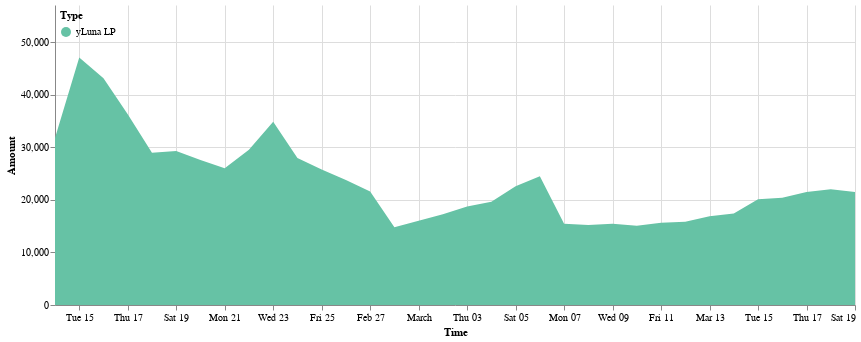

Write notebook code for a chart like this one.
### Code cell
cp.get_yluna_time_area_chart(daily_delta_lp, 
               alt.Scale(scheme='set2'),
               min_date = daily_delta_stk.Time.min(),
               max_date = daily_delta_stk.Time.max(),
               top_padding = 10000
        ).properties(width=800).configure_view(strokeOpacity=0)

### Figure 1 — Vega-Lite specification as saved in the notebook (floating-point values rounded to 4 significant figures)
{"config": {"view": {"continuousWidth": 400, "continuousHeight": 300, "strokeOpacity": 0}}, "data": {"name": "data-7aeab966261ace003639b04147355e3a"}, "mark": "area", "encoding": {"color": {"field": "Type", "legend": {"direction": "vertical", "legendY": 0, "orient": "none", "padding": 5}, "scale": {"scheme": "set2"}, "type": "nominal"}, "tooltip": [{"field": "Time", "format": "%Y-%m-%d", "type": "temporal"}, {"field": "Type", "type": "nominal"}, {"field": "Amount (millions)", "type": "nominal"}], "x": {"field": "Time", "scale": {"domain": ["2022-02-14", "2022-03-19"]}, "type": "temporal"}, "y": {"field": "Amount", "scale": {"domain": [0, 57060.0]}, "type": "quantitative"}}, "width": 800, "$schema": "https://vega.github.io/schema/vega-lite/v4.17.0.json", "datasets": {"data-7aeab966261ace003639b04147355e3a": [{"Time": "2022-02-14", "Amount signed": 31760.0, "Amount": 31760.0, "Type": "yLuna LP", "Amount (millions)": "0.03M"}, {"Time": "2022-02-15", "Amount signed": 15300.0, "Amount": 47060.0, "Type": "yLuna LP", "Amount (millions)": "0.05M"}, {"Time": "2022-02-16", "Amount signed": -3950.0, "Amount": 43110.0, "Type": "yLuna LP", "Amount (millions)": "0.04M"}, {"Time": "2022-02-17", "Amount signed": -6835.0, "Amount": 36280.0, "Type": "yLuna LP", "Amount (millions)": "0.04M"}, {"Time": "2022-02-18", "Amount signed": -7339.0, "Amount": 28940.0, "Type": "yLuna LP", "Amount (millions)": "0.03M"}, {"Time": "2022-02-19", "Amount signed": 337.5, "Amount": 29280.0, "Type": "yLuna LP", "Amount (millions)": "0.03M"}, {"Time": "2022-02-20", "Amount signed": -1702.0, "Amount": 27570.0, "Type": "yLuna LP", "Amount (millions)": "0.03M"}, {"Time": "2022-02-21", "Amount signed": -1555.0, "Amount": 26020.0, "Type": "yLuna LP", "Amount (millions)": "0.03M"}, {"Time": "2022-02-22", "Amount signed": 3529.0, "Amount": 29550.0, "Type": "yLuna LP", "Amount (millions)": "0.03M"}, {"Time": "2022-02-23", "Amount signed": 5291.0, "Amount": 34840.0, "Type": "yLuna LP", "Amount (millions)": "0.03M"}, {"Time": "2022-02-24", "Amount signed": -6881.0, "Amount": 27960.0, "Type": "yLuna LP", "Amount (millions)": "0.03M"}, {"Time": "2022-02-25", "Amount signed": -2172.0, "Amount": 25790.0, "Type": "yLuna LP", "Amount (millions)": "0.03M"}, {"Time": "2022-02-26", "Amount signed": -2032.0, "Amount": 23750.0, "Type": "yLuna LP", "Amount (millions)": "0.02M"}, {"Time": "2022-02-27", "Amount signed": -2167.0, "Amount": 21590.0, "Type": "yLuna LP", "Amount (millions)": "0.02M"}, {"Time": "2022-02-28", "Amount signed": -6805.0, "Amount": 14780.0, "Type": "yLuna LP", "Amount (millions)": "0.01M"}, {"Time": "2022-03-01", "Amount signed": 1266.0, "Amount": 16050.0, "Type": "yLuna LP", "Amount (millions)": "0.02M"}, {"Time": "2022-03-02", "Amount signed": 1194.0, "Amount": 17240.0, "Type": "yLuna LP", "Amount (millions)": "0.02M"}, {"Time": "2022-03-03", "Amount signed": 1485.0, "Amount": 18730.0, "Type": "yLuna LP", "Amount (millions)": "0.02M"}, {"Time": "2022-03-04", "Amount signed": 900.4, "Amount": 19630.0, "Type": "yLuna LP", "Amount (millions)": "0.02M"}, {"Time": "2022-03-05", "Amount signed": 2973.0, "Amount": 22600.0, "Type": "yLuna LP", "Amount (millions)": "0.02M"}, {"Time": "2022-03-06", "Amount signed": 1880.0, "Amount": 24480.0, "Type": "yLuna LP", "Amount (millions)": "0.02M"}, {"Time": "2022-03-07", "Amount signed": -9021.0, "Amount": 15460.0, "Type": "yLuna LP", "Amount (millions)": "0.02M"}, {"Time": "2022-03-08", "Amount signed": -254.8, "Amount": 15200.0, "Type": "yLuna LP", "Amount (millions)": "0.02M"}, {"Time": "2022-03-09", "Amount signed": 238.1, "Amount": 15440.0, "Type": "yLuna LP", "Amount (millions)": "0.02M"}, {"Time": "2022-03-10", "Amount signed": -356.0, "Amount": 15090.0, "Type": "yLuna LP", "Amount (millions)": "0.02M"}, {"Time": "2022-03-11", "Amount signed": 551.2, "Amount": 15640.0, "Type": "yLuna LP", "Amount (millions)": "0.02M"}, {"Time": "2022-03-12", "Amount signed": 194.8, "Amount": 15830.0, "Type": "yLuna LP", "Amount (millions)": "0.02M"}, {"Time": "2022-03-13", "Amount signed": 1027.0, "Amount": 16860.0, "Type": "yLuna LP", "Amount (millions)": "0.02M"}, {"Time": "2022-03-14", "Amount signed": 567.2, "Amount": 17430.0, "Type": "yLuna LP", "Amount (millions)": "0.02M"}, {"Time": "2022-03-15", "Amount signed": 2698.0, "Amount": 20120.0, "Type": "yLuna LP", "Amount (millions)": "0.02M"}, {"Time": "2022-03-16", "Amount signed": 292.2, "Amount": 20420.0, "Type": "yLuna LP", "Amount (millions)": "0.02M"}, {"Time": "2022-03-17", "Amount signed": 1057.0, "Amount": 21470.0, "Type": "yLuna LP", "Amount (millions)": "0.02M"}, {"Time": "2022-03-18", "Amount signed": 550.6, "Amount": 22020.0, "Type": "yLuna LP", "Amount (millions)": "0.02M"}, {"Time": "2022-03-19", "Amount signed": -553.4, "Amount": 21470.0, "Type": "yLuna LP", "Amount (millions)": "0.02M"}]}}
